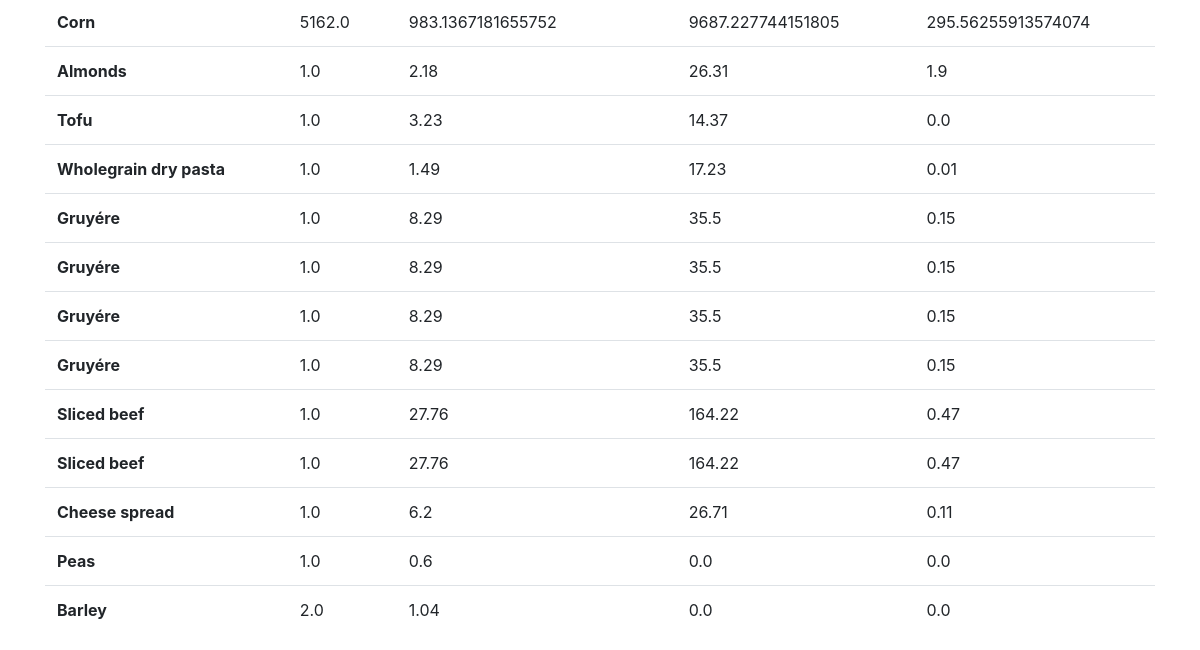
The app's page /view_list (lower part), older data.
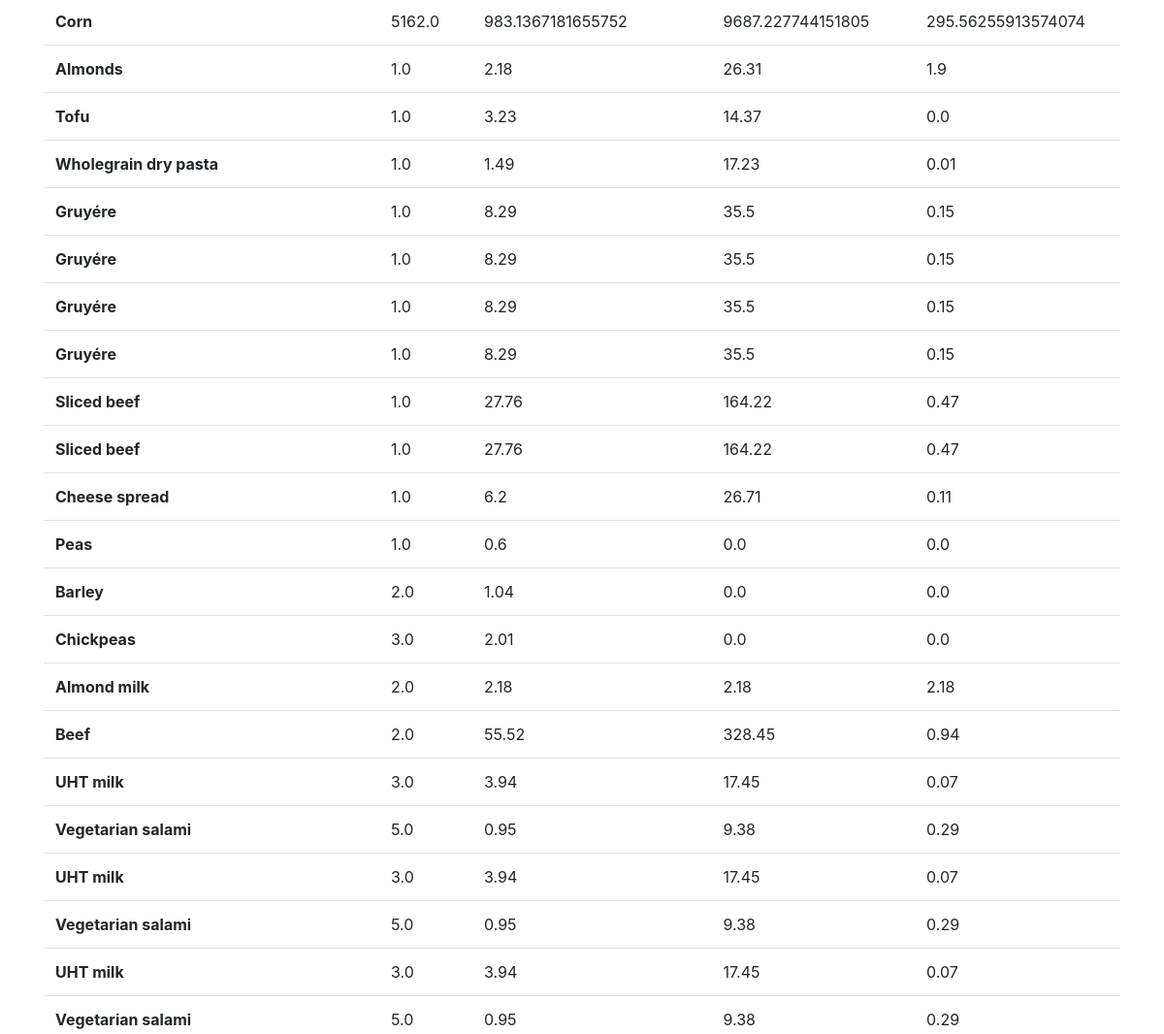
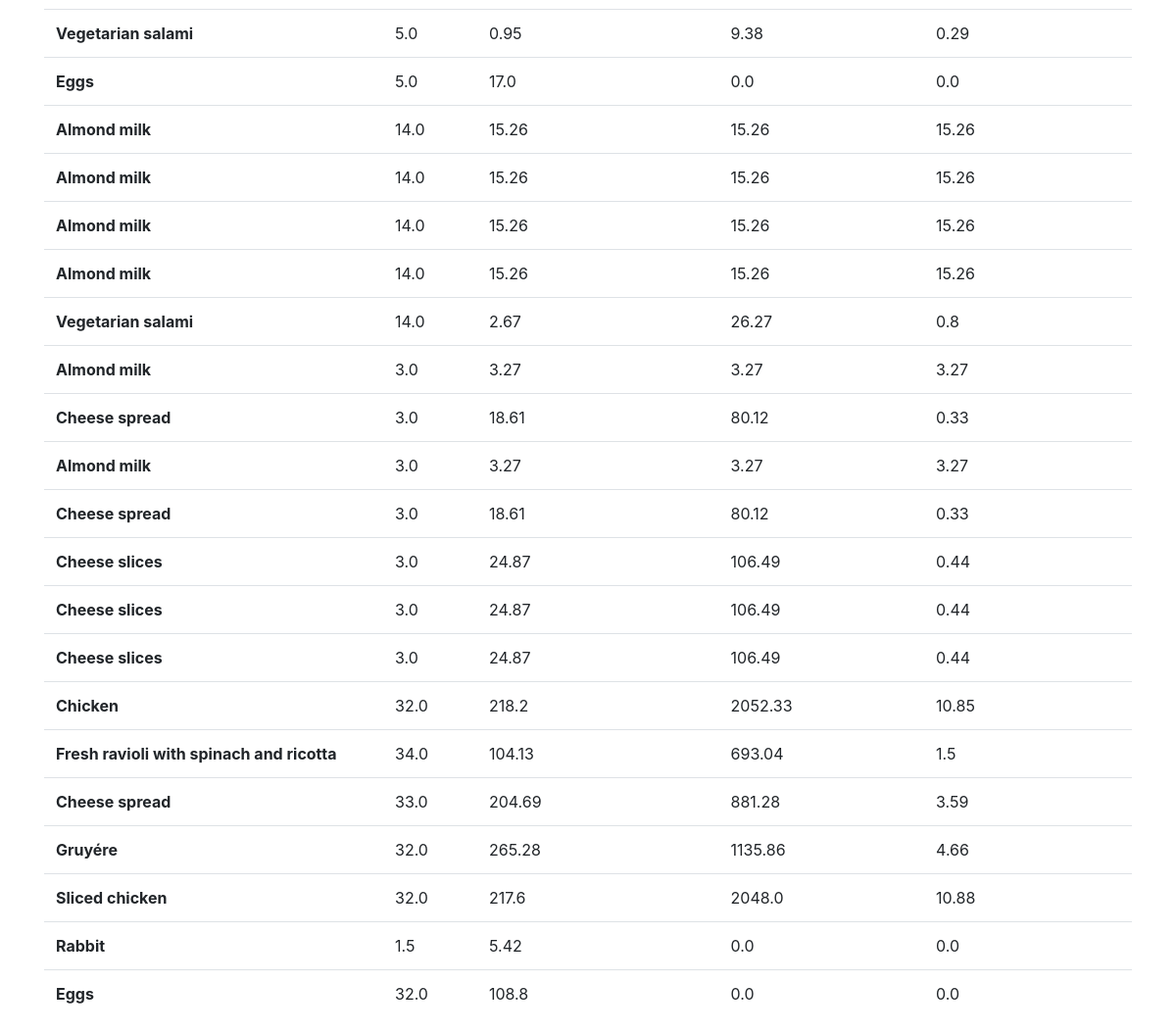
The same page, newer data (2 pictures, top to bottom).
### main.py (models this page shows, shortened)
class Purchases(db.Model):
  id = db.Column('entry_id', db.Integer, primary_key = True)
  category = db.Column(db.String(100))
  amount = db.Column(db.Float)
  globalWarmingPotential = db.Column(db.Float)
  energyConsumption = db.Column(db.Float)
  waterUsage = db.Column(db.Float)
  dateAdded = db.Column(db.DateTime, nullable = False, default = datetime.datetime.utcnow)

### main.py (the view)
@app.route('/view_list')
def view_list():
  purch = Purchases.query.all()
  units = ['kg of CO2', 'MJ', 'm^3']
  return render_template('view_list.html', purchases = purch, ref_units = units)

### templates/view_list.html (shortened to what this page needs)
{% extends 'layout.html' %}
{% block body %}
<table class="table">
	<tbody>
		{% for purchase in purchases %}
		<tr>
			<th scope="row">{{ purchase.category }}</th>
			<td>{{ purchase.amount }}</td>
			<td>{{ purchase.globalWarmingPotential }}</td>
			<td>{{ purchase.energyConsumption }}</td>
			<td>{{ purchase.waterUsage }}</td>
		</tr>
		{% endfor %}
	</tbody>
</table>
{% endblock %}

Row changes from the older to the newer data that the page shows:
added Purchases: category "Chickpeas", amount "3.0", globalWarmingPotential "2.01", energyConsumption "0.0", waterUsage "0.0"
added Purchases: category "Almond milk", amount "2.0", globalWarmingPotential "2.18", energyConsumption "2.18", waterUsage "2.18"
added Purchases: category "Beef", amount "2.0", globalWarmingPotential "55.52", energyConsumption "328.45", waterUsage "0.94"
added Purchases: category "UHT milk", amount "3.0", globalWarmingPotential "3.94", energyConsumption "17.45", waterUsage "0.07"
added Purchases: category "Vegetarian salami", amount "5.0", globalWarmingPotential "0.95", energyConsumption "9.38", waterUsage "0.29"
added Purchases: category "UHT milk", amount "3.0", globalWarmingPotential "3.94", energyConsumption "17.45", waterUsage "0.07"
added Purchases: category "Vegetarian salami", amount "5.0", globalWarmingPotential "0.95", energyConsumption "9.38", waterUsage "0.29"
added Purchases: category "UHT milk", amount "3.0", globalWarmingPotential "3.94", energyConsumption "17.45", waterUsage "0.07"
added Purchases: category "Vegetarian salami", amount "5.0", globalWarmingPotential "0.95", energyConsumption "9.38", waterUsage "0.29"
added Purchases: category "Vegetarian salami", amount "5.0", globalWarmingPotential "0.95", energyConsumption "9.38", waterUsage "0.29"
added Purchases: category "Eggs", amount "5.0", globalWarmingPotential "17.0", energyConsumption "0.0", waterUsage "0.0"
added Purchases: category "Almond milk", amount "14.0", globalWarmingPotential "15.26", energyConsumption "15.26", waterUsage "15.26"
added Purchases: category "Almond milk", amount "14.0", globalWarmingPotential "15.26", energyConsumption "15.26", waterUsage "15.26"
added Purchases: category "Almond milk", amount "14.0", globalWarmingPotential "15.26", energyConsumption "15.26", waterUsage "15.26"
added Purchases: category "Almond milk", amount "14.0", globalWarmingPotential "15.26", energyConsumption "15.26", waterUsage "15.26"
added Purchases: category "Vegetarian salami", amount "14.0", globalWarmingPotential "2.67", energyConsumption "26.27", waterUsage "0.8"
added Purchases: category "Almond milk", amount "3.0", globalWarmingPotential "3.27", energyConsumption "3.27", waterUsage "3.27"
added Purchases: category "Cheese spread", amount "3.0", globalWarmingPotential "18.61", energyConsumption "80.12", waterUsage "0.33"
added Purchases: category "Almond milk", amount "3.0", globalWarmingPotential "3.27", energyConsumption "3.27", waterUsage "3.27"
added Purchases: category "Cheese spread", amount "3.0", globalWarmingPotential "18.61", energyConsumption "80.12", waterUsage "0.33"
added Purchases: category "Cheese slices", amount "3.0", globalWarmingPotential "24.87", energyConsumption "106.49", waterUsage "0.44"
added Purchases: category "Cheese slices", amount "3.0", globalWarmingPotential "24.87", energyConsumption "106.49", waterUsage "0.44"
added Purchases: category "Cheese slices", amount "3.0", globalWarmingPotential "24.87", energyConsumption "106.49", waterUsage "0.44"
added Purchases: category "Chicken", amount "32.0", globalWarmingPotential "218.2", energyConsumption "2052.33", waterUsage "10.85"
added Purchases: category "Fresh ravioli with spinach and ricotta", amount "34.0", globalWarmingPotential "104.13", energyConsumption "693.04", waterUsage "1.5"
added Purchases: category "Cheese spread", amount "33.0", globalWarmingPotential "204.69", energyConsumption "881.28", waterUsage "3.59"
added Purchases: category "Gruyére", amount "32.0", globalWarmingPotential "265.28", energyConsumption "1135.86", waterUsage "4.66"
added Purchases: category "Sliced chicken", amount "32.0", globalWarmingPotential "217.6", energyConsumption "2048.0", waterUsage "10.88"
added Purchases: category "Rabbit", amount "1.5", globalWarmingPotential "5.42", energyConsumption "0.0", waterUsage "0.0"
added Purchases: category "Eggs", amount "32.0", globalWarmingPotential "108.8", energyConsumption "0.0", waterUsage "0.0"
